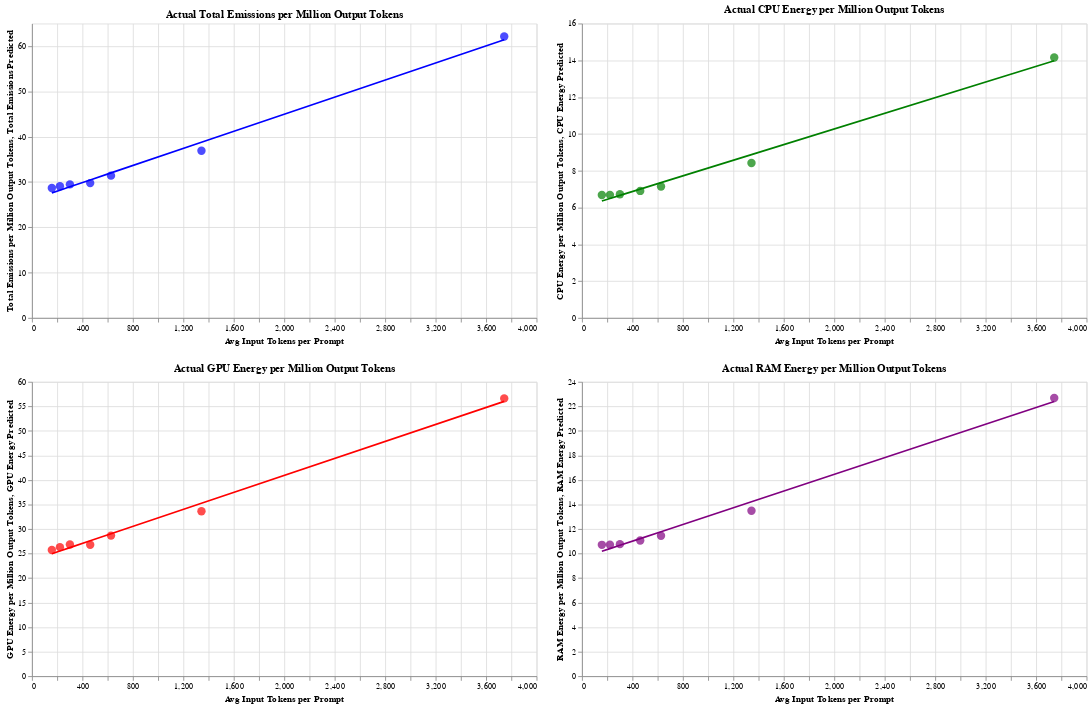

The code cell stored with this chart in its notebook:
### Code cell
# Define chart width and height
chart_width = 600
chart_height = 350

# Create scatter and line plots for each emission type per million output tokens
charts = []
for emission_type, color in zip(['Total Emissions', 'CPU Energy', 'GPU Energy', 'RAM Energy'],
                                ['blue', 'green', 'red', 'purple']):
    scatter = alt.Chart(vis_data).mark_circle(size=100, color=color).encode(
        x='Avg Input Tokens per Prompt',
        y=f'{emission_type} per Million Output Tokens',
        tooltip=['Parameters (billions)', 
                 f'{emission_type} per Million Output Tokens', 
                 'Avg Input Tokens per Prompt', 
                 'Number of Examples']
    ).properties(
        title=f'Actual {emission_type} per Million Output Tokens',
        width=chart_width,
        height=chart_height
    )
    
    # Create line plots for predicted emissions
    line = alt.Chart(vis_data).mark_line(color=color).encode(
        x='Avg Input Tokens per Prompt',
        y=f'{emission_type} Predicted',
        tooltip=['Parameters (billions)', 
                 f'{emission_type} per Million Output Tokens', 
                 'Avg Input Tokens per Prompt', 
                 'Number of Examples']
    ).properties(
        width=chart_width,
        height=chart_height
    )
    
    charts.append(scatter + line)

# Arrange the charts in a 2x2 grid
grid_chart = alt.vconcat(
    alt.hconcat(charts[0], charts[1]),
    alt.hconcat(charts[2], charts[3])
).resolve_scale(
    y='independent'
)

grid_chart.show()

### Figure 1 — Vega-Lite specification as saved in the notebook (floating-point values rounded to 4 significant figures)
{"config": {"view": {"continuousWidth": 300, "continuousHeight": 300}}, "vconcat": [{"hconcat": [{"layer": [{"mark": {"type": "circle", "color": "blue", "size": 100}, "encoding": {"tooltip": [{"field": "Parameters (billions)", "type": "quantitative"}, {"field": "Total Emissions per Million Output Tokens", "type": "quantitative"}, {"field": "Avg Input Tokens per Prompt", "type": "quantitative"}, {"field": "Number of Examples", "type": "quantitative"}], "x": {"field": "Avg Input Tokens per Prompt", "type": "quantitative"}, "y": {"field": "Total Emissions per Million Output Tokens", "type": "quantitative"}}, "title": "Actual Total Emissions per Million Output Tokens"}, {"mark": {"type": "line", "color": "blue"}, "encoding": {"tooltip": [{"field": "Parameters (billions)", "type": "quantitative"}, {"field": "Total Emissions per Million Output Tokens", "type": "quantitative"}, {"field": "Avg Input Tokens per Prompt", "type": "quantitative"}, {"field": "Number of Examples", "type": "quantitative"}], "x": {"field": "Avg Input Tokens per Prompt", "type": "quantitative"}, "y": {"field": "Total Emissions Predicted", "type": "quantitative"}}}], "height": 350, "width": 600}, {"layer": [{"mark": {"type": "circle", "color": "green", "size": 100}, "encoding": {"tooltip": [{"field": "Parameters (billions)", "type": "quantitative"}, {"field": "CPU Energy per Million Output Tokens", "type": "quantitative"}, {"field": "Avg Input Tokens per Prompt", "type": "quantitative"}, {"field": "Number of Examples", "type": "quantitative"}], "x": {"field": "Avg Input Tokens per Prompt", "type": "quantitative"}, "y": {"field": "CPU Energy per Million Output Tokens", "type": "quantitative"}}, "title": "Actual CPU Energy per Million Output Tokens"}, {"mark": {"type": "line", "color": "green"}, "encoding": {"tooltip": [{"field": "Parameters (billions)", "type": "quantitative"}, {"field": "CPU Energy per Million Output Tokens", "type": "quantitative"}, {"field": "Avg Input Tokens per Prompt", "type": "quantitative"}, {"field": "Number of Examples", "type": "quantitative"}], "x": {"field": "Avg Input Tokens per Prompt", "type": "quantitative"}, "y": {"field": "CPU Energy Predicted", "type": "quantitative"}}}], "height": 350, "width": 600}]}, {"hconcat": [{"layer": [{"mark": {"type": "circle", "color": "red", "size": 100}, "encoding": {"tooltip": [{"field": "Parameters (billions)", "type": "quantitative"}, {"field": "GPU Energy per Million Output Tokens", "type": "quantitative"}, {"field": "Avg Input Tokens per Prompt", "type": "quantitative"}, {"field": "Number of Examples", "type": "quantitative"}], "x": {"field": "Avg Input Tokens per Prompt", "type": "quantitative"}, "y": {"field": "GPU Energy per Million Output Tokens", "type": "quantitative"}}, "title": "Actual GPU Energy per Million Output Tokens"}, {"mark": {"type": "line", "color": "red"}, "encoding": {"tooltip": [{"field": "Parameters (billions)", "type": "quantitative"}, {"field": "GPU Energy per Million Output Tokens", "type": "quantitative"}, {"field": "Avg Input Tokens per Prompt", "type": "quantitative"}, {"field": "Number of Examples", "type": "quantitative"}], "x": {"field": "Avg Input Tokens per Prompt", "type": "quantitative"}, "y": {"field": "GPU Energy Predicted", "type": "quantitative"}}}], "height": 350, "width": 600}, {"layer": [{"mark": {"type": "circle", "color": "purple", "size": 100}, "encoding": {"tooltip": [{"field": "Parameters (billions)", "type": "quantitative"}, {"field": "RAM Energy per Million Output Tokens", "type": "quantitative"}, {"field": "Avg Input Tokens per Prompt", "type": "quantitative"}, {"field": "Number of Examples", "type": "quantitative"}], "x": {"field": "Avg Input Tokens per Prompt", "type": "quantitative"}, "y": {"field": "RAM Energy per Million Output Tokens", "type": "quantitative"}}, "title": "Actual RAM Energy per Million Output Tokens"}, {"mark": {"type": "line", "color": "purple"}, "encoding": {"tooltip": [{"field": "Parameters (billions)", "type": "quantitative"}, {"field": "RAM Energy per Million Output Tokens", "type": "quantitative"}, {"field": "Avg Input Tokens per Prompt", "type": "quantitative"}, {"field": "Number of Examples", "type": "quantitative"}], "x": {"field": "Avg Input Tokens per Prompt", "type": "quantitative"}, "y": {"field": "RAM Energy Predicted", "type": "quantitative"}}}], "height": 350, "width": 600}]}], "data": {"name": "data-bb953e34cd6dae2d8830e811bb5a47ee"}, "resolve": {"scale": {"y": "independent"}}, "$schema": "https://vega.github.io/schema/vega-lite/v5.17.0.json", "datasets": {"data-bb953e34cd6dae2d8830e811bb5a47ee": [{"Parameters (billions)": 70, "Number of Examples": 1, "Total Output Tokens": 4616.0, "Total Input Tokens": 39420.0, "Avg Input Tokens per Prompt": 157.7, "Total Emissions per Million Output Tokens": 28.67, "CPU Energy per Million Output Tokens": 6.682, "GPU Energy per Million Output Tokens": 25.73, "RAM Energy per Million Output Tokens": 10.71, "Total Emissions Predicted": 27.6, "CPU Energy Predicted": 6.355, "GPU Energy Predicted": 24.97, "RAM Energy Predicted": 10.18}, {"Parameters (billions)": 70, "Number of Examples": 5, "Total Output Tokens": 4682.0, "Total Input Tokens": 55420.0, "Avg Input Tokens per Prompt": 221.7, "Total Emissions per Million Output Tokens": 29.06, "CPU Energy per Million Output Tokens": 6.688, "GPU Energy per Million Output Tokens": 26.3, "RAM Energy per Million Output Tokens": 10.72, "Total Emissions Predicted": 28.2, "CPU Energy Predicted": 6.491, "GPU Energy Predicted": 25.52, "RAM Energy Predicted": 10.4}, {"Parameters (billions)": 70, "Number of Examples": 10, "Total Output Tokens": 4698.0, "Total Input Tokens": 75160.0, "Avg Input Tokens per Prompt": 300.7, "Total Emissions per Million Output Tokens": 29.48, "CPU Energy per Million Output Tokens": 6.719, "GPU Energy per Million Output Tokens": 26.85, "RAM Energy per Million Output Tokens": 10.77, "Total Emissions Predicted": 28.95, "CPU Energy Predicted": 6.659, "GPU Energy Predicted": 26.21, "RAM Energy Predicted": 10.67}, {"Parameters (billions)": 70, "Number of Examples": 20, "Total Output Tokens": 4700.0, "Total Input Tokens": 115400.0, "Avg Input Tokens per Prompt": 461.7, "Total Emissions per Million Output Tokens": 29.76, "CPU Energy per Million Output Tokens": 6.903, "GPU Energy per Million Output Tokens": 26.79, "RAM Energy per Million Output Tokens": 11.06, "Total Emissions Predicted": 30.47, "CPU Energy Predicted": 7.001, "GPU Energy Predicted": 27.6, "RAM Energy Predicted": 11.22}, {"Parameters (billions)": 70, "Number of Examples": 30, "Total Output Tokens": 4697.0, "Total Input Tokens": 156700.0, "Avg Input Tokens per Prompt": 626.7, "Total Emissions per Million Output Tokens": 31.41, "CPU Energy per Million Output Tokens": 7.144, "GPU Energy per Million Output Tokens": 28.65, "RAM Energy per Million Output Tokens": 11.45, "Total Emissions Predicted": 32.02, "CPU Energy Predicted": 7.352, "GPU Energy Predicted": 29.03, "RAM Energy Predicted": 11.78}, {"Parameters (billions)": 70, "Number of Examples": 70, "Total Output Tokens": 2794.0, "Total Input Tokens": 201500.0, "Avg Input Tokens per Prompt": 1344.0, "Total Emissions per Million Output Tokens": 36.92, "CPU Energy per Million Output Tokens": 8.417, "GPU Energy per Million Output Tokens": 33.62, "RAM Energy per Million Output Tokens": 13.49, "Total Emissions Predicted": 38.79, "CPU Energy Predicted": 8.875, "GPU Energy Predicted": 35.23, "RAM Energy Predicted": 14.22}, {"Parameters (billions)": 70, "Number of Examples": 210, "Total Output Tokens": 2792.0, "Total Input Tokens": 561500.0, "Avg Input Tokens per Prompt": 3744.0, "Total Emissions per Million Output Tokens": 62.15, "CPU Energy per Million Output Tokens": 14.16, "GPU Energy per Million Output Tokens": 56.62, "RAM Energy per Million Output Tokens": 22.68, "Total Emissions Predicted": 61.43, "CPU Energy Predicted": 13.97, "GPU Energy Predicted": 56.01, "RAM Energy Predicted": 22.39}]}}
